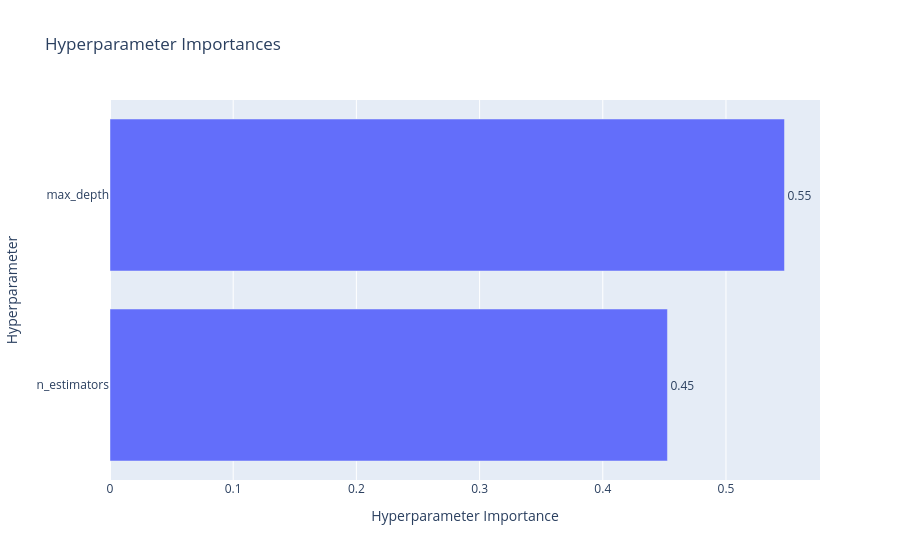

The notebook cell saved with this chart:
### Markdown cell above
### 5. Hyperparameter Importance
Ranks which hyperparameters had the most impact on the objective score.
- Computed using **fANOVA** (functional ANOVA) over all trials
- High importance → tuning that parameter matters a lot
- Low importance → that parameter is not critical for this dataset/model

### Code cell
# 5. Hyperparameter Importance
plot_param_importances(study).show()

### Figure 1 — Plotly figure (JSON) as saved in the notebook; plotly's stock layout.template omitted (floating-point values rounded to 4 significant figures)
{"data": [{"cliponaxis": false, "hovertemplate": ["n_estimators (IntDistribution): 0.45249505299252685<extra></extra>", "max_depth (IntDistribution): 0.5475049470074731<extra></extra>"], "name": "Objective Value", "orientation": "h", "text": ["0.45", "0.55"], "textposition": "outside", "type": "bar", "x": [0.4525, 0.5475], "y": ["n_estimators", "max_depth"]}], "layout": {"title": {"text": "Hyperparameter Importances"}, "xaxis": {"title": {"text": "Hyperparameter Importance"}}, "yaxis": {"title": {"text": "Hyperparameter"}}}}
